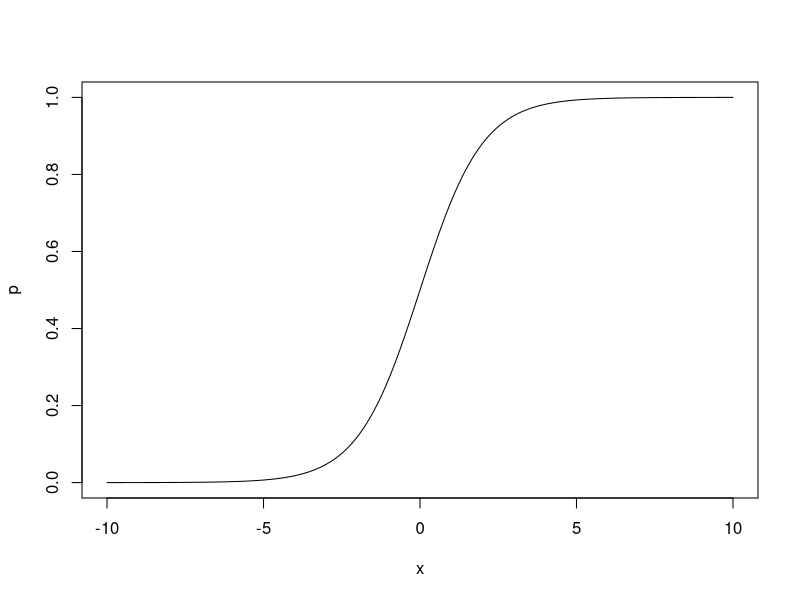
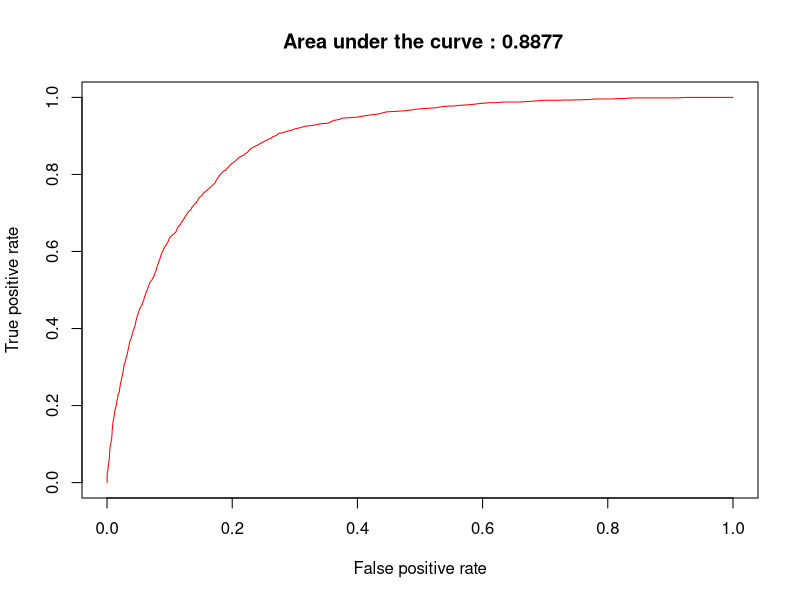
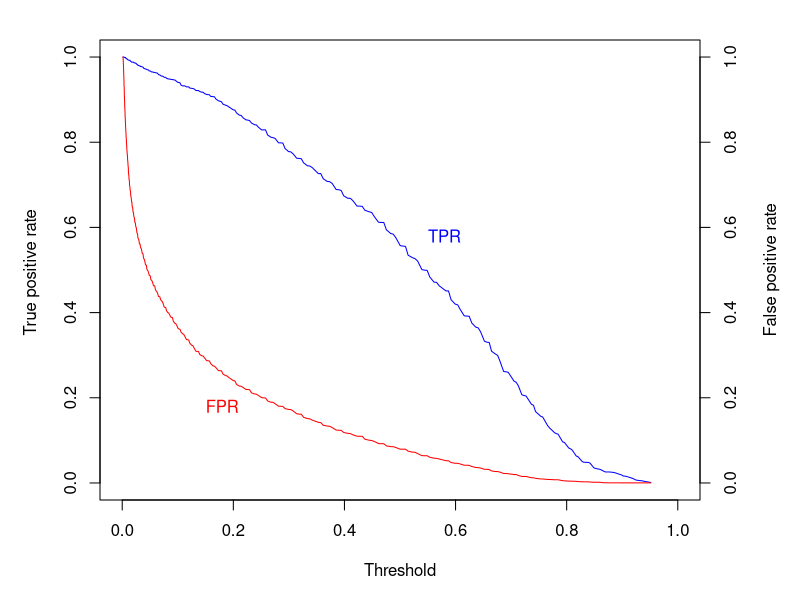
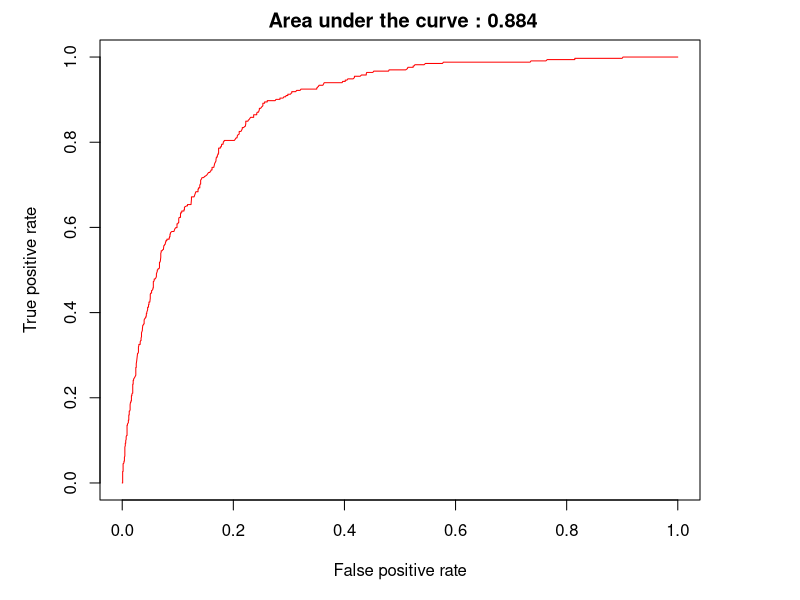

The R script that drew these images, in order:

# LOGISTIC CURVE

z = seq ( -10 ,10 ,0.1);
logistic = function (z) {exp(z)/(1+ exp(z))}

plot(z, logistic(z), xlab ="x", ylab ="p", lty =1, type ='l')


##########  DATA SET ON CUSTOMER CHURN

setwd("~/Documents/Data")

data = read.csv("churn.csv")
head(data)

data$Churned = as.factor(data$Churned)
data$Married = as.factor(data$Married)
data= data[,-1] #Remove ID column

attach(data)

table(Churned)
prop.table(table(Churned)) # 22% customers churned in the data


# LOGISTIC MODEL
M1<- glm( Churned ~., data = data,family = binomial)
summary(M1)
# if we don't specify "family = binomial", then a LINEAR model is formed, not logistic model


M2<- glm( Churned ~ Age + Married + Churned_contacts,
 data = data,family = binomial(link ="logit"))
summary(M2)

M3<- glm( Churned ~Age + Churned_contacts,
 data = data,family = binomial(link ="logit"))
summary(M3)

predict(M3, newdata = data.frame(Age = 50, Churned_contacts = 5), type = 'response')
# type = 'response' means we want to get the Pr(Y = 1).
# type = c("link", "response", "terms")
# for glm(), when family = binomial, the default predictions are of log-odds (probabilities on logit scale) 
# and type = "response" gives the predicted probabilities for response Y = 1.





# ROC CURVE FOR LOGISTIC MODEL

library(ROCR)
prob = predict(M3, type ="response")

# above is to predicted probability Pr(Y = 1) for each point in the training data set, using M3
# type = c("link", "response", "terms"). 
# http://127.0.0.1:14187/library/stats/html/predict.glm.html

pred = prediction(prob , Churned ) 
roc = performance(pred , "tpr", "fpr")
auc = performance(pred , measure ="auc")
auc@y.values[[1]]
plot(roc , col = "red", main = paste(" Area under the curve :", round(auc@y.values[[1]] ,4)))



# HOW TPR, FPR CHANGE WHEN THRESHOLD CHANGES:

# extract the alpha(threshold), FPR , and TPR values from roc
alpha <- round (as.numeric(unlist(roc@alpha.values)) ,4)
length(alpha) 
fpr <- round(as.numeric(unlist(roc@x.values)) ,4)
tpr <- round(as.numeric(unlist(roc@y.values)) ,4)

# adjust margins and plot TPR and FPR
par(mar = c(5 ,5 ,2 ,5))

plot(alpha ,tpr , xlab ="Threshold", xlim =c(0 ,1) ,
     ylab = "True positive rate ", type ="l", col = "blue")
par( new ="True")
plot(alpha ,fpr , xlab ="", ylab ="", axes =F, xlim =c(0 ,1) , type ="l", col = "red" )
axis( side =4) # to create an axis at the 4th side
mtext(side =4, line =3, "False positive rate")
text(0.18 ,0.18 , "FPR", col = "red")
text(0.58 ,0.58 , "TPR", col = "blue")


# there are some metrics that can help to choose a threshold: G-mean; Youden’s J statistic; etc

cbind(alpha, tpr,fpr)









#########################. EXTRA






n = nrow(data) # Get the total number of rows in the dataset

test.index = sample(1:n, size = floor(0.2 * n)) # Randomly select 20% of indexes for the test set

# in some cases where 0.2*n is NOT INTEGER, then floor() will take the integer just less than 0.2*n

train.set = data[-test.index, ] # Create the training set by excluding test.index

test.set = data[test.index, ]   # Create the test set using test.index


dim(test.set) # 
dim(train.set) # 


M<- glm( Churned ~., data = train.set,family = binomial)
summary(M)

prob = predict(M, newdata = test.set, type ="response")

pred = prediction(prob , test.set$Churned ) 
roc = performance(pred , "tpr", "fpr")
auc = performance(pred , measure ="auc")
auc@y.values[[1]]
plot(roc , col = "red", main = paste(" Area under the curve :", round(auc@y.values[[1]] ,4)))
